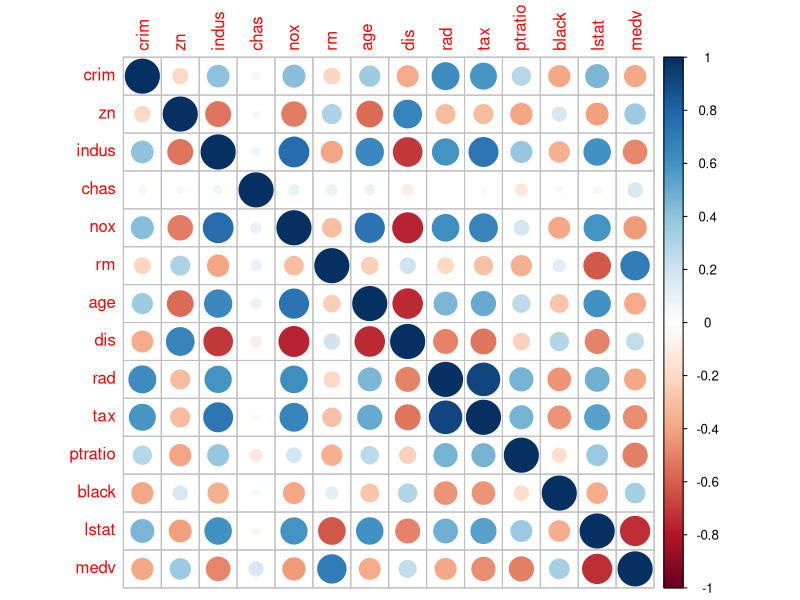
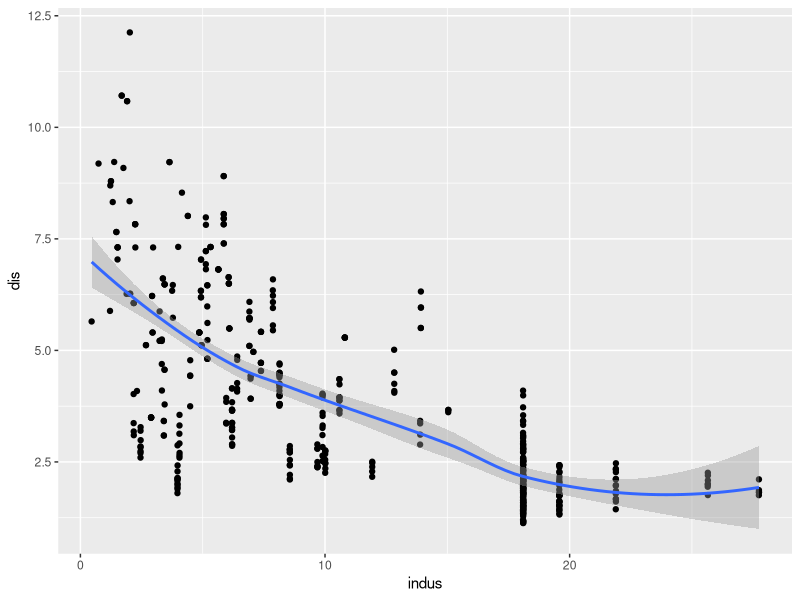
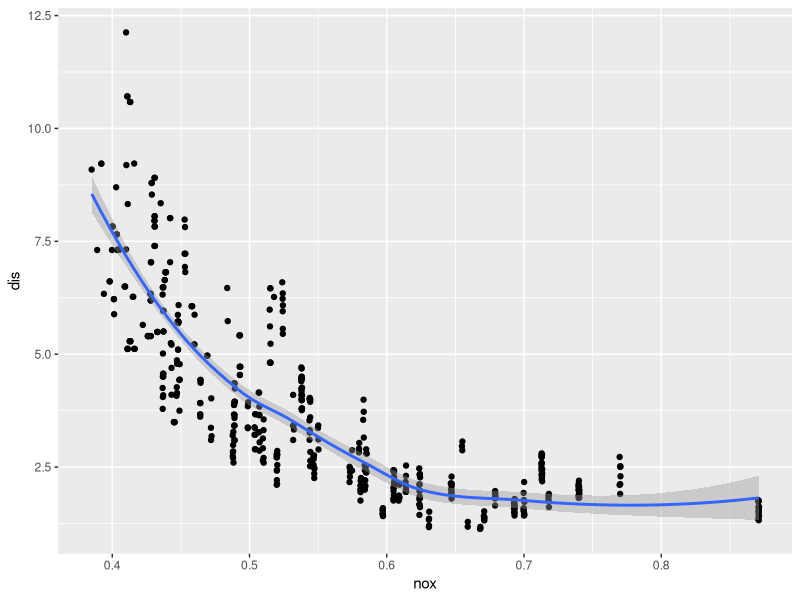
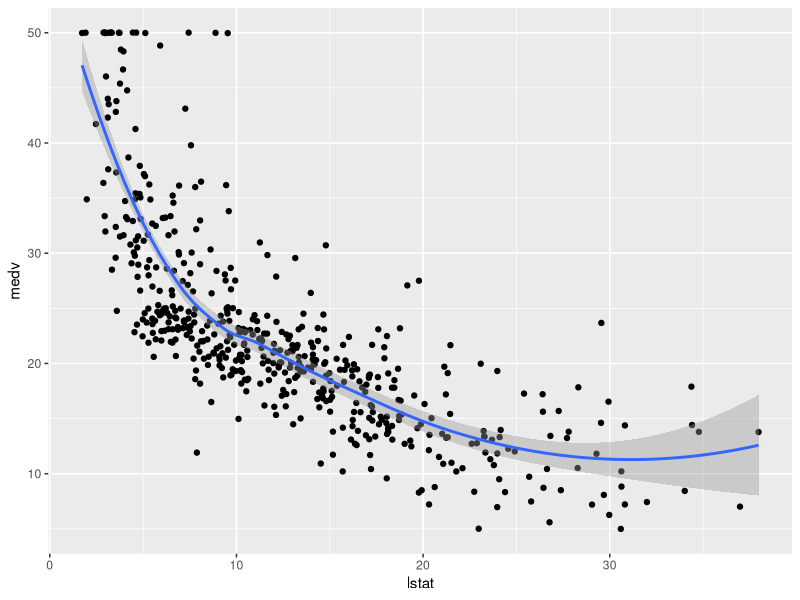
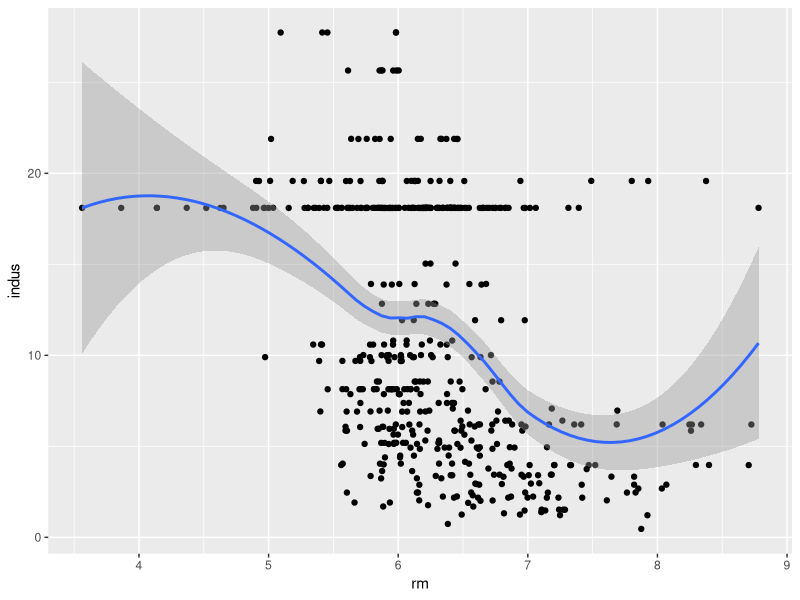
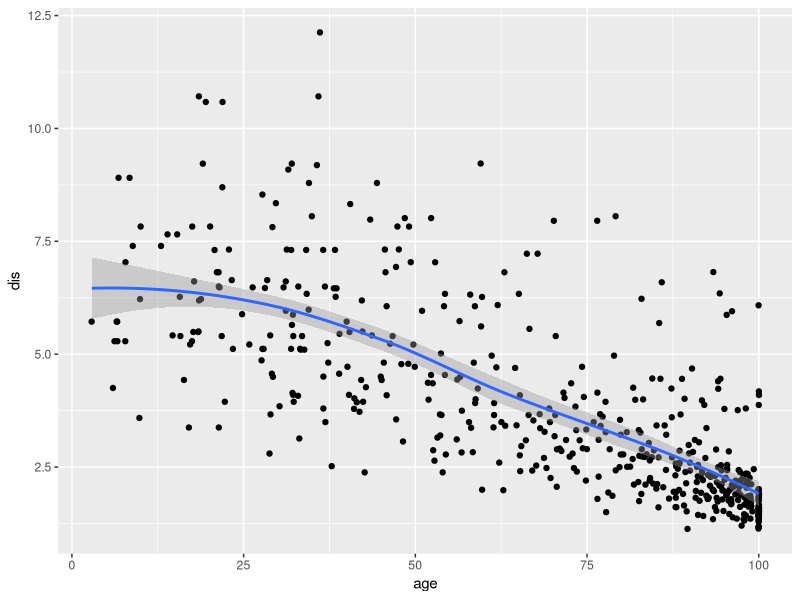
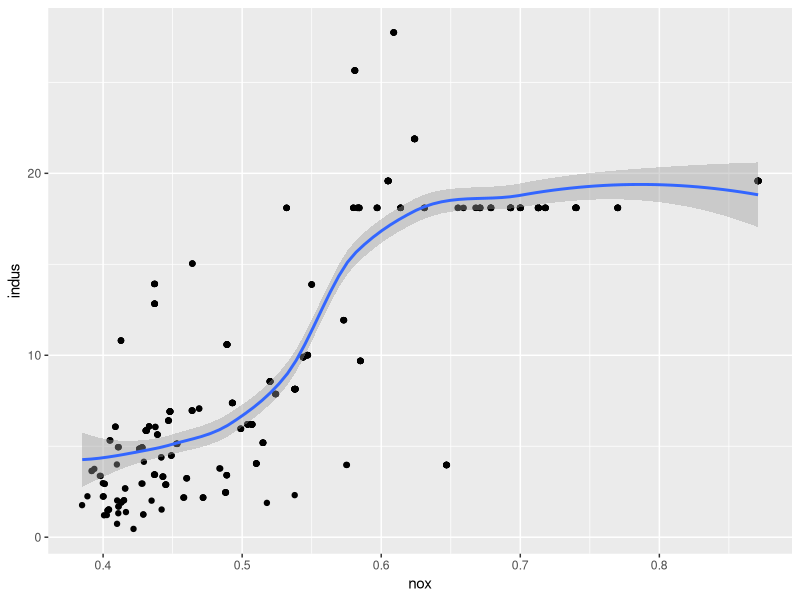
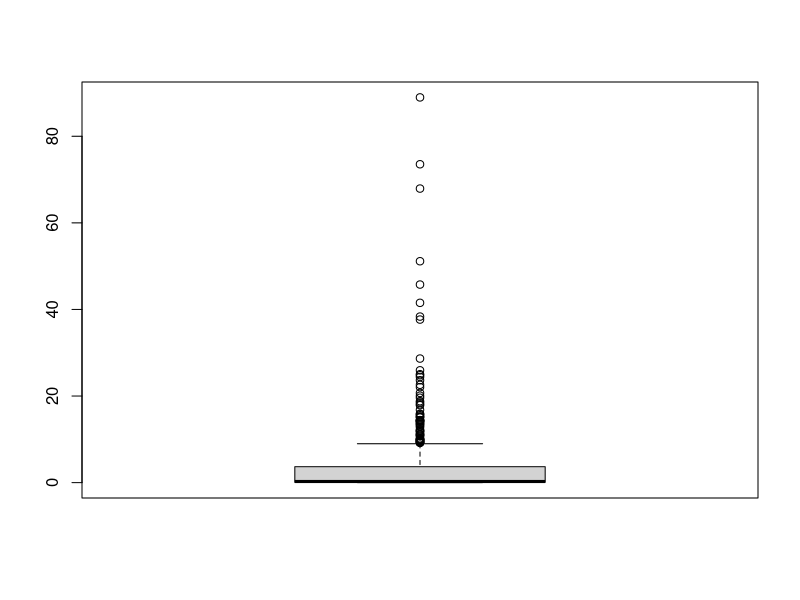

The R script that drew these images, in order:
library('MASS')
df <- Boston

#1. rows are different houses in boston, cols are the given houses' parameters (features)

### Instructor's comment: Not different houses but different suburbs of Boston

nrow(df)
ncol(df)

head(df)
library('corrplot')
corrplot(cor(df))
#very close-to-sparse correlation matrix, meaning most of the features are either uncorrelated or
#correlated very poorly

#2. scatterplots
library('ggplot2')

ggplot(df, aes(indus, dis)) + geom_jitter() + geom_smooth() #negative correlation
ggplot(df, aes(nox, dis)) + geom_jitter() + geom_smooth() #negative correlation
ggplot(df, aes(lstat, medv)) + geom_jitter() + geom_smooth() #negative correlation
ggplot(df, aes(rm, indus)) + geom_jitter() + geom_smooth() #uncorrelated
ggplot(df, aes(age, dis)) + geom_jitter() + geom_smooth() #negative correlation
ggplot(df, aes(nox, indus)) + geom_jitter() + geom_smooth() #positive correlation

#3. correlation plot suggests positive relationship with rad, tax
# negative relationship with black, medv, dis. Others are not significant.

#4. outliers
summary(df)

#we notice significant outliers in crim, zn, medv (the original names are too long to write)
#we detect these outliers by observing the min/max value distance from the median. 
#The rest don't have significantly many outliers.
#These can also be discovered by plotting boxplots.

boxplot(df$crim)
boxplot(df$zn)
boxplot(df$medv)
boxplot(df$tax)

#5. setting bound the charles river
sum(df$chas)

#as 1's indicate setting bound the charles river, and 0 otherwise, summing up the entire column
#will give us the number of 1's in the column





### Instructor's comment: 20/20.